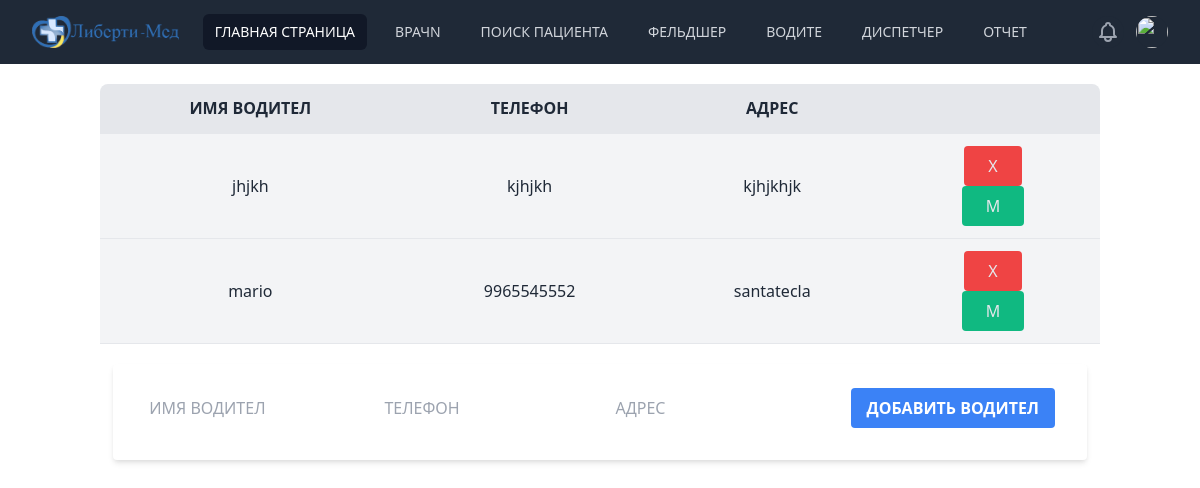
Page /drivers (signed in) on the earlier database version.
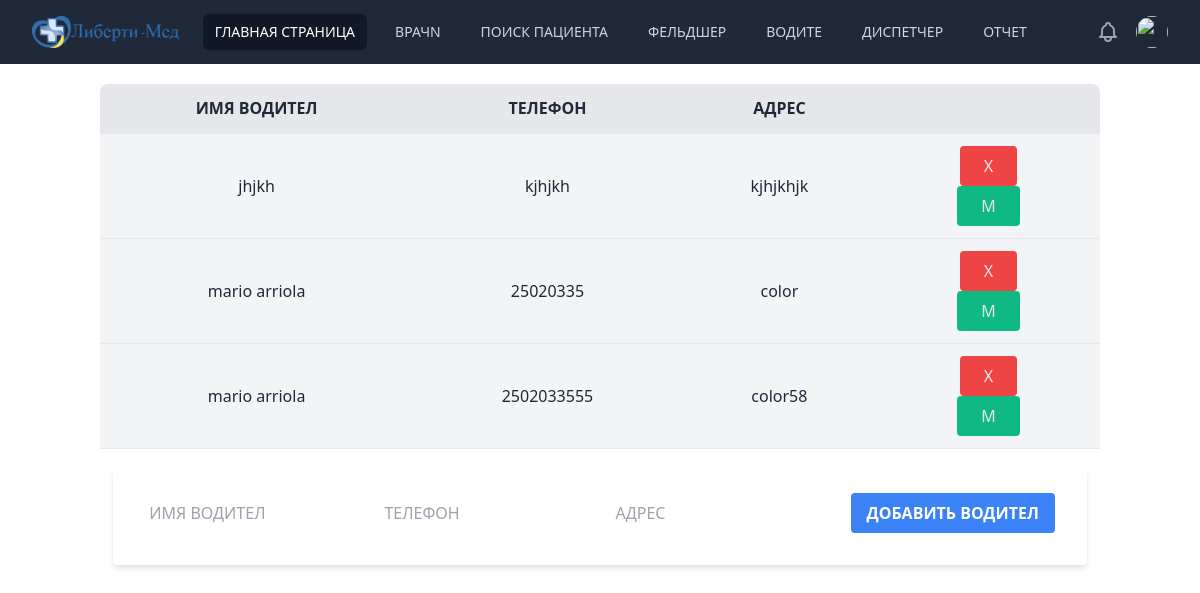
Same page on the later database version.
### tables this page shows
CREATE TABLE drivers (id INTEGER PRIMARY KEY AUTOINCREMENT , name TEXT NOT NULL, phone TEXT NOT NULL, adress TEXT NOT NULL);

### aplication.py (the view)
@app.route("/drivers", methods=["GET", "POST"])
@login_require
def drivers():
    if request.method == "POST":
        driver_name = request.form.get("name")
        driver_phone = request.form.get("phone")
        driver_address = request.form.get("address")
        if not driver_name or not driver_phone or not driver_address:
            return "here we have some issues"
        else:
            with sqlite3.connect(db_path) as conn:
                cur = conn.cursor()
                is_modi = request.form.get("mody")
                if is_modi == "1":
                    cur.execute(
                        "UPDATE drivers SET name=(?), phone=(?), adress=(?) WHERE id=(?)",
                        (
                            driver_name,
                            driver_phone,
                            driver_address,
                            request.form.get("id"),
                        ),
                    )
                    return redirect("/drivers")
                else:
                    exist_driver = cur.execute(
                        "SELECT * FROM drivers WHERE phone=(?)", (driver_phone,)
                    )
                    alredy_driver_in_db = exist_driver.fetchall()
                    if not alredy_driver_in_db:
                        cur.execute(
                            "INSERT INTO drivers(name, phone, adress) VALUES(?, ?, ?)",
                            (
                                driver_name,
                                driver_phone,
                                driver_address,
                            ),
                        )
                        return redirect("/drivers")
                    else:
                        return "the driver alredy exist in the db"
    else:
        with sqlite3.connect(db_path) as conn:
            cur = conn.cursor()
            all_drivers_in_db = cur.execute("SELECT * FROM drivers")
            all_drivers = all_drivers_in_db.fetchall()
            return render_template("drivers.html", drivers=all_drivers)

### aplication.py (called while the page is built)
@app.teardown_appcontext
def close_connection(exception):
    db = getattr(g, "_database", None)
    if db is not None:
        db.close()

### helpers.py (called while the page is built)
def login_require(f):
    @wraps(f)
    def decorated_function(*args, **kwargs):
        if session.get('user_id') is None:
            return redirect(url_for('login' ,next=request.url))
        return f(*args, **kwargs)
    return decorated_function

### templates/drivers.html (shortened to what this page needs)
{% extends "layout.html" %}
    {% block main %}
        <table class="rounded-t-lg m-5 w-5/6 mx-auto bg-gray-200 text-gray-800">
            <tr class="left border-b-2 boder-gray-300">
                <th class="px-4 py-3">
                    ИМЯ ВОДИТЕЛ
                </th>
                <th class="px-4 py-3">
                    ТЕЛЕФОН
                </th>
                <th class="pax-4 py-3">
                    АДРЕС
                </th>
            </tr>
            {% for driver in drivers%}
            <tr class="bg-gray-100  border-b border-gray-200">
                <td class="px-4 py-3" id="name\\{{driver[0]}}">{{driver[1]}}</td>
                <td class="px-4 py-3" id="phone\\{{driver[0]}}">{{driver[2]}}</td>
                <td class="px-4 py-3" id="address\\{{driver[0]}}">{{driver[3]}}</td>
                <td class="px-4 py-3"><form action="/deletedriver" method="post">
                        <button type="SUBMIT"class="bg-red-500 text-gray-200 rounded hover:bg-red-400 px-6 py-2 focus:outline-none mx-1"> X</button>
                    </form>
                    <button onclick="mody({{driver[0]}})" class="bg-green-500 text-gray-200 rounded hover:bg-green-400 px-6 py-2 focus:outline-none mx-1">М</button>
                </td>
            </tr>
            {% endfor %}
        </table>
        <form action="/drivers" method="post" class="bg-white shadow-md rounded px-8 pt-6 pb-8 mb-4">
            <input name=name type="text" id="name-form" placeholder=" ИМЯ ВОДИТЕЛ">
            <input name="phone" type="text" id="phone-form" placeholder=" ТЕЛЕФОН">
            <input name="address" type="text"id="address" placeholder="АДРЕС">
            <button type="submit" id="btn"  class="bg-blue-500 hover:bg-blue-700 text-white font-bold py-2 px-4 rounded focus:outline-none focus:shad    ow-outline"> ДОБАВИТЬ ВОДИТЕЛ</button>
        </form>
    {% endblock %}

Differences in the rows shown:
removed drivers: name "mario", phone "9965545552", adress "santatecla"
added drivers: name "mario arriola", phone "25020335", adress "color"
added drivers: name "mario arriola", phone "2502033555", adress "color58"
